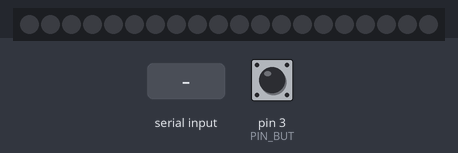
A sketch run on a simulated Arduino Uno, built with avr-gcc and run on an emulated ATmega328P. Shown: 20 RGB LEDs in strip order, left to right. Wiring (inferred from the names in the program): WS2812 LEDs: data pin 13. The inputs (shaded band) are chosen by the test bench; at power-on: pin 3 (PIN_BUT) HIGH. Dim RGB values are drawn brighter than linear; EEPROM starts erased.

Above: at 1.5 s.
1.6 s: pin 3 (PIN_BUT) pulled LOW for 0.15 s
At 3.4 s:
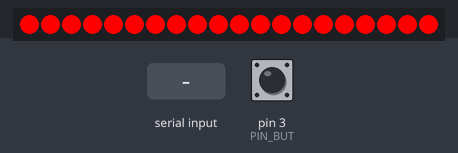
3.7 s: "White\n" received over Serial
At 4.2 s:
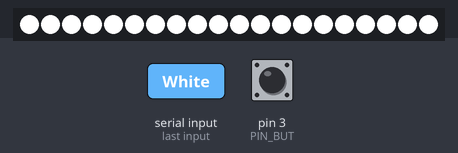
5.2 s: "R90\n" received over Serial
At 6.4 s:
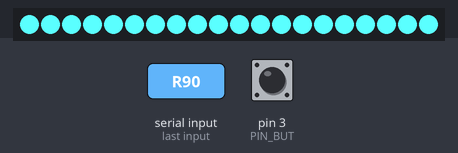
6.7 s: "B90\n" received over Serial
At 7.7 s:
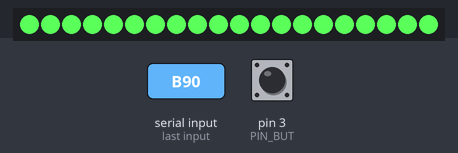
8.2 s: "G,45\n" received over Serial
At 8.9 s:
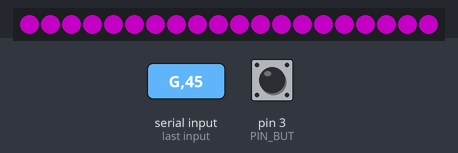
9.7 s: "R,45\n" received over Serial
At 10.0 s:
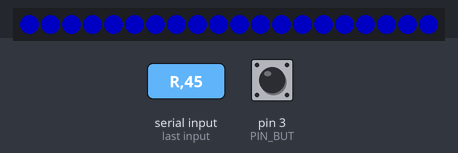
Timing chart, 0 to 12.2 s (numbered marks = the images above; inputs shaded):
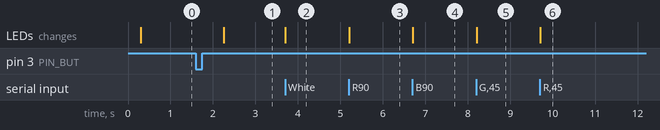

Measured:
- after the input at 1.6 s, the LEDs: change after 0.65 s (image 1)
- after the input at 3.7 s, the LEDs: change at once (image 2)
- after the input at 5.2 s, the LEDs: change at once (image 3)
- after the input at 6.7 s, the LEDs: change at once (image 4)
- after the input at 8.2 s, the LEDs: change at once (image 5)
- after the input at 9.7 s, the LEDs: change at once (image 6)

The sketch:

ColorLed.ino
```cpp
//подключение библиотек
#include <EEPROM.h>
#include <iarduino_NeoPixel.h>
#include "GyverButton.h"
//настройки
#define COUNT_DIOD 20
#define PIN_BUT 3
#define PIN_LED 13
//иницилизаторы классов
GButton butt1(PIN_BUT);
iarduino_NeoPixel led(PIN_LED, COUNT_DIOD);
//иницилизация переменных
byte Color[3], bright = 127;
int  mode;
String input_string;


void setup() {
  for(int i = 0; i < 3; i++){
    Color[i] = EEPROM.read(i);
  }
  delay(300);
  led.begin();
  led.setColor(NeoPixelAll, 0, 0, 0, bright);
  led.write();
  butt1.setDebounce(50);
  Serial.begin(9600);
}
void loop() {
  butt1.tick(); //выжная функция для работы кнопки
  //обработка единичного нажатия кнопки
  if (butt1.isSingle()) {
    if (mode > 3) {
      mode = 0;
    }
    else {
      mode++;
    }
    switch (mode) {
      case 1:
        led.setColor(NeoPixelAll, 255, 0, 0, bright);
        break;
      case 2:
        led.setColor(NeoPixelAll, 0, 255, 0, bright);
        break;
      case 3:
        led.setColor(NeoPixelAll, 0, 0, 255, bright);
        break;
      case 4:
        led.setColor(NeoPixelAll, 255, 255, 255, bright);
        break;
      default:
        led.setColor(NeoPixelAll, 0, 0, 0, bright);
        break;
    }
    led.write();
  }
  //обработка двойного нажатия кнопки
  if (butt1.isDouble()) {
    if (mode < 1) {
      mode = 0;
    }
    else {
      mode--;
    }
    switch (mode) {
      case 1:
        led.setColor(NeoPixelAll, 255, 0, 0, bright);
        break;
      case 2:
        led.setColor(NeoPixelAll, 0, 255, 0, bright);
        break;
      case 3:
        led.setColor(NeoPixelAll, 0, 0, 255, bright);
        break;
      case 4:
        led.setColor(NeoPixelAll, 255, 255, 255, bright);
        break;
      default:
        led.setColor(NeoPixelAll, 0, 0, 0, bright);
        break;
    }
    led.write();
  }
  //обработка тройного нажатия кнопки
  if (butt1.isTriple()) {
    led.setColor(NeoPixelAll, Color[0], Color[2], Color[1], bright);
    led.write();
  }
}
```

Function.ino
```cpp
//обработка serial с помощью встроенной функции
void serialEvent() {
  char c = Serial.read();
  if (c == '\n') {
    Command();
    input_string = "";
    led.setColor(NeoPixelAll, Color[0], Color[2], Color[1], bright);
    led.write();
  }
  else
  {
    input_string += c;
  }
}

void Command() // функция для работы Serial
{
  if (input_string.startsWith("R") == true) // обработка красного цвета
  {
    input_string.replace("R", "");
    Color[0] = input_string.toInt();      // преобразовываем строку в число
    EEPROM.write(0, Color[0]);            // сохранение цвета в EEPROM
  }
  else if (input_string.startsWith("B") == true) // обработка синего цвета
  {
    input_string.replace("B", "");
    Color[1] = input_string.toInt();      // преобразовываем строку в число
    EEPROM.write(1, Color[1]);            // сохранение цвета в EEPROM
  }
  else if (input_string.equals("White") == true) // обработка красного цвета
  {
    for (int i = 0; i < 3; i++) {
      Color[i] = 255;
    }
  }
  else if (input_string.startsWith("G") == true) // обработка зеленого цвета
  {
    input_string.replace("G", "");        // заменяем строку
    Color[2] = input_string.toInt();      // преобразовываем строку в число
    EEPROM.write(2, Color[2]);            // сохранение цвета в EEPROM
  }
  else if (input_string.startsWith("br") == true) // обработка яркости цвета
  {
    input_string.replace("br", "");     // заменяем строку
    bright = input_string.toInt();      // преобразовываем строку в число
  }
}
```
